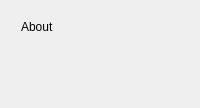
                        <widget class="QWidget" name="page_settings_stacked_widget_page_about">
                         <layout class="QVBoxLayout" name="verticalLayout_11">
                          <item>
                           <widget class="QWidget" name="page_about_header_3" native="true">
                            <property name="minimumSize">
                             <size>
                              <width>0</width>
                              <height>80</height>
                             </size>
                            </property>
                            <property name="maximumSize">
                             <size>
                              <width>16777215</width>
                              <height>80</height>
                             </size>
                            </property>
                            <widget class="QLabel" name="label_7">
                             <property name="geometry">
                              <rect>
                               <x>10</x>
                               <y>-10</y>
                               <width>221</width>
                               <height>51</height>
                              </rect>
                             </property>
                             <property name="styleSheet">
                              <string notr="true">font: 22pt &quot;MS Sans Serif&quot;;</string>
                             </property>
                             <property name="text">
                              <string>About</string>
                             </property>
                            </widget>
                           </widget>
                          </item>
                          <item>
                           <widget class="QWidget" name="page_about_body_3" native="true">
                            <widget class="QWidget" name="widget_16" native="true">
                             <property name="geometry">
                              <rect>
                               <x>0</x>
                               <y>30</y>
                               <width>141</width>
                               <height>101</height>
                              </rect>
                             </property>
                             <layout class="QVBoxLayout" name="verticalLayout_13">
                              <item>
                               <widget class="QPushButton" name="button_link_to_twitter">
                                <property name="text">
                                 <string>Twitter</string>
                                </property>
                                <property name="flat">
                                 <bool>true</bool>
                                </property>
                               </widget>
                              </item>
                              <item>
                               <widget class="QPushButton" name="button_link_to_github">
                                <property name="text">
                                 <string>Github</string>
                                </property>
                                <property name="flat">
                                 <bool>true</bool>
                                </property>
                               </widget>
                              </item>
                             </layout>
                            </widget>
                            <widget class="QLabel" name="label_11">
                             <property name="geometry">
                              <rect>
                               <x>10</x>
                               <y>10</y>
                               <width>151</width>
                               <height>20</height>
                              </rect>
                             </property>
                             <property name="font">
                              <font>
                               <pointsize>10</pointsize>
                               <bold>true</bold>
                              </font>
                             </property>
                             <property name="frameShape">
                              <enum>QFrame::NoFrame</enum>
                             </property>
                             <property name="text">
                              <string>Socials</string>
                             </property>
                            </widget>
                            <widget class="QLabel" name="label_12">
                             <property name="geometry">
                              <rect>
                               <x>50</x>
                               <y>150</y>
                               <width>351</width>
                               <height>61</height>
                              </rect>
                             </property>
                             <property name="text">
                              <string>I made this application as my year end project and my goal is to make a video out of it and post to youtube. If you would want to watch the video the link will be below.</string>
                             </property>
                             <property name="wordWrap">
                              <bool>true</bool>
                             </property>
                            </widget>
                            <widget class="QPushButton" name="button_link_to_youtube_video">
                             <property name="geometry">
                              <rect>
                               <x>20</x>
                               <y>220</y>
                               <width>131</width>
                               <height>31</height>
                              </rect>
                             </property>
                             <property name="text">
                              <string>Youtube Video</string>
                             </property>
                             <property name="flat">
                              <bool>true</bool>
                             </property>
                            </widget>
                            <widget class="QPushButton" name="button_link_to_youtube_channel">
                             <property name="geometry">
                              <rect>
                               <x>10</x>
                               <y>250</y>
                               <width>161</width>
                               <height>31</height>
                              </rect>
                             </property>
                             <property name="text">
                              <string>Youtube Channel</string>
                             </property>
                             <property name="flat">
                              <bool>true</bool>
                             </property>
                            </widget>
                            <widget class="QLabel" name="label_20">
                             <property name="geometry">
                              <rect>
                               <x>10</x>
                               <y>310</y>
                               <width>151</width>
                               <height>20</height>
                              </rect>
                             </property>
                             <property name="font">
                              <font>
                               <pointsize>10</pointsize>
                               <bold>true</bold>
                              </font>
                             </property>
                             <property name="frameShape">
                              <enum>QFrame::NoFrame</enum>
                             </property>
                             <property name="text">
                              <string>Contribute</string>
                             </property>
                            </widget>
                            <widget class="QLabel" name="label_21">
                             <property name="geometry">
                              <rect>
                               <x>40</x>
                               <y>330</y>
                               <width>351</width>
                               <height>41</height>
                              </rect>
                             </property>
                             <property name="text">
                              <string>This project is open source if you want to contribute you can using GitHub. Link Below</string>
                             </property>
                             <property name="wordWrap">
                              <bool>true</bool>
                             </property>
                            </widget>
                            <widget class="QPushButton" name="button_link_to_github_repository">
                             <property name="geometry">
                              <rect>
                               <x>0</x>
                               <y>400</y>
                               <width>171</width>
                               <height>23</height>
                              </rect>
                             </property>
                             <property name="text">
                              <string>GitHub Repository</string>
                             </property>
                             <property name="flat">
                              <bool>true</bool>
                             </property>
                            </widget>
                           </widget>
                          </item>
                         </layout>
                        </widget>
